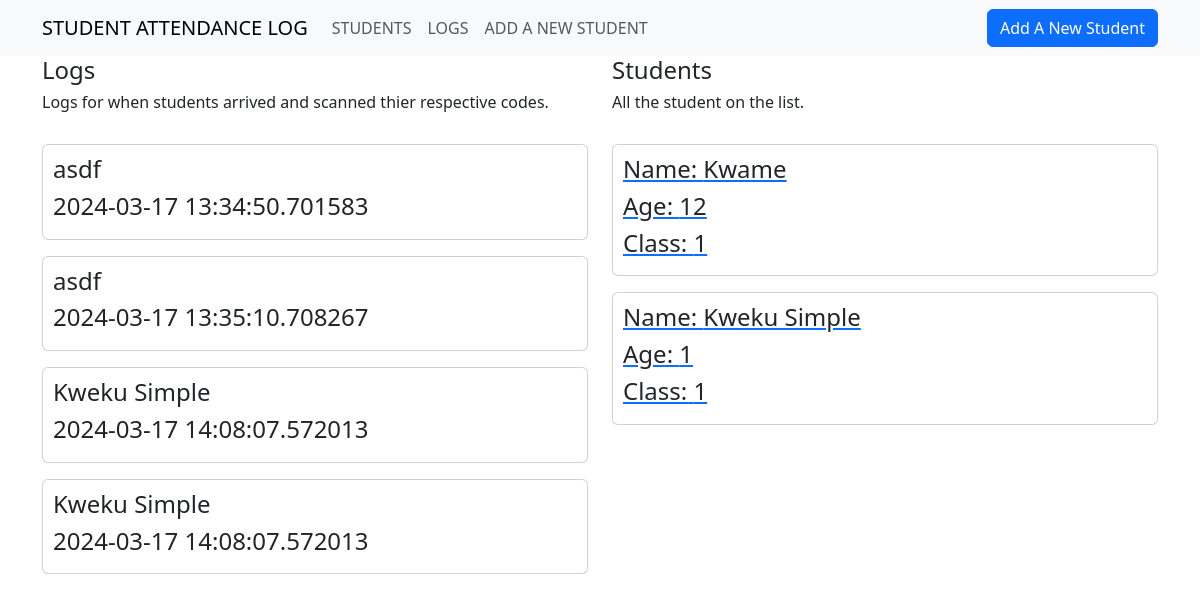
The app's page /, older data.
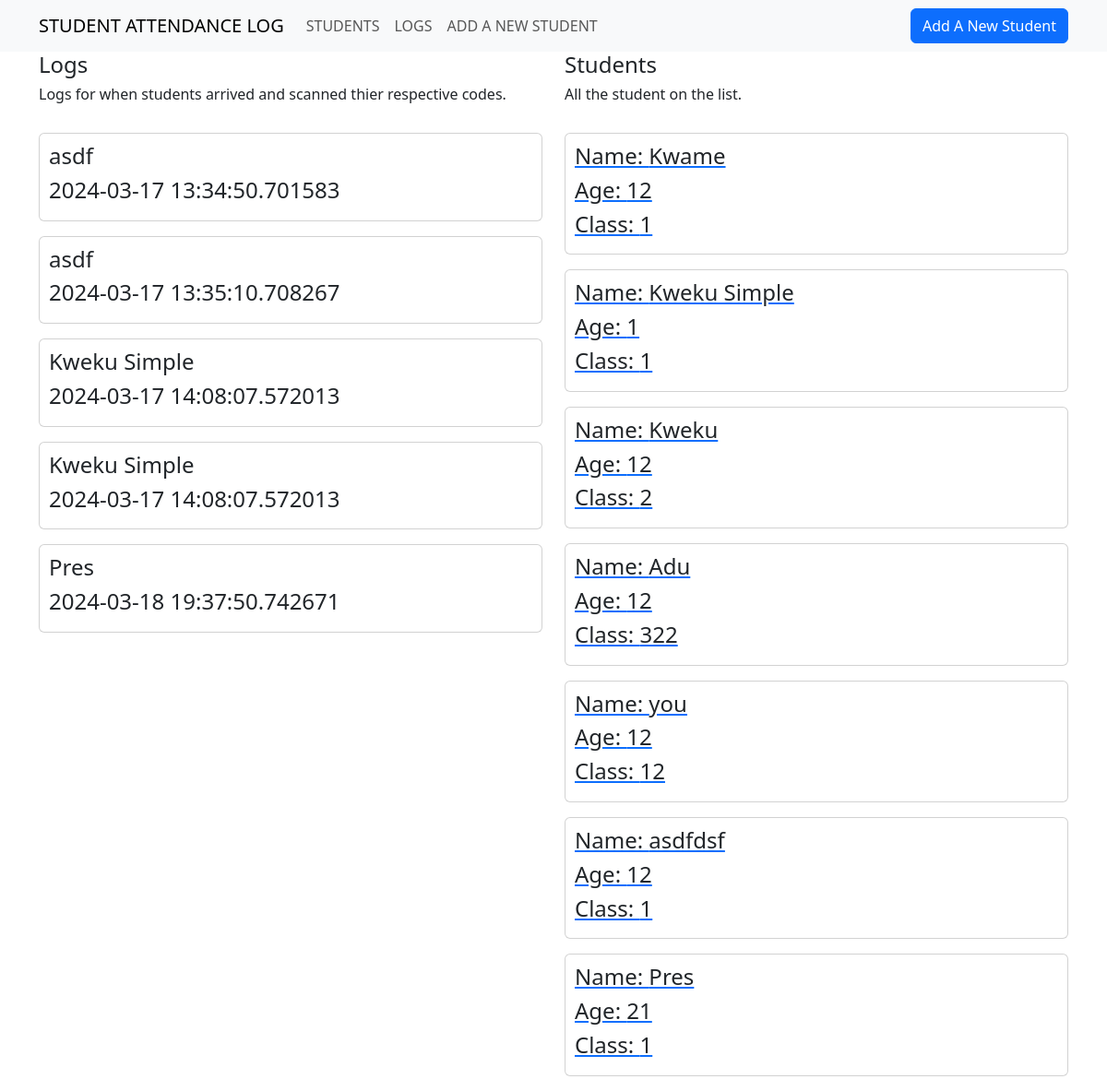
The same page, newer data.
### app.py (models this page shows, shortened)
class Logs(db.Model):
    __tablename__ = 'studentData'
    id = db.Column(db.Integer,
                   primary_key=True)
    name = db.Column(db.String)
    time = db.Column(db.DateTime, default=datetime.datetime.utcnow())
    def __repr__(self):
        return f'<Student {self.id}>'

class StudentData(db.Model):
    __tablename__ = 'students'
    id = db.Column(db.Integer,
                   primary_key=True)
    name = db.Column(db.String)
    age = db.Column(db.String)
    studentclass = db.Column(db.String)

### app.py (the view)
@app.route('/',methods=['GET','POST'])
def home():
    logs = Logs.query.all()
    students = StudentData.query.all()
    print(logs)
    return render_template('index.html', logs=logs, students=students)

### templates/index.html
{% extends "base.html" %}
{% block body %}
        <div class="container">
            <div class="row">
                <div class="col-md-6">
                    <h4>Logs</h4>
                    <h6>Logs for when students arrived and scanned thier respective codes.</h6>
                    <br/>
                    {% for log in logs %}
                        <div class="card mb-3">
                            <h4>{{log.name}}</h4>
                            <h4>{{log.time}}</h4>
                        </div>
                    {% endfor %}
                </div>
                <div class="col-md-6">
                    <h4>Students</h4>
                    <h6>All the student on the list.</h6>
                    <br/>
                    {% for student in students %}
                    <a href="{{url_for('qr', id=student.id)}}">
                        <div class="card mb-3" >
                            <h4>Name: {{student.name}}</h4>
                            <h4>Age: {{student.age}}</h4>
                            <h4>Class: {{student.studentclass}}</h4>
                        </div>
                    </a>
                    {% endfor %}
                    </div>
                </div>
            </div>
            {% endblock %}

### templates/base.html (shortened to what this page needs)
<!doctype html>
<html lang="en">
    <head>
        <link
            href="https://cdn.jsdelivr.net/npm/bootstrap@5.3.2/dist/css/bootstrap.min.css"
            rel="stylesheet"
        />
    </head>
    <body>
        <header>
            <nav
                class="navbar navbar-expand-sm navbar-light bg-light"
            >
                <div class="container">
                    <a class="navbar-brand" href="/">STUDENT ATTENDANCE LOG</a>
                    <div class="collapse navbar-collapse" id="collapsibleNavId">
                        <ul class="navbar-nav me-auto mt-2 mt-lg-0">
                            <li class="nav-item">
                                <a class="nav-link" href="/students" aria-current="page"
                                    >STUDENTS
                                   </a
                                >
                            </li>
                            <li class="nav-item">
                                <a class="nav-link" href="/logs">LOGS</a>
                            </li>
                            <li class="nav-item">
                                <a class="nav-link" href="/new">ADD A NEW STUDENT</a>
                            </li>
                        </ul>
                            <a href="{{url_for('new')}}">
                                <button class="btn btn-primary">
                                    Add A New Student
                                </button>
                            </a>
                    </div>
                </div>
            </nav>
        </header>
        <main>
            {% block body %}
            {% endblock %}
        </main>
    </body>
</html>

### templates/base.html (style rules this page uses)
.card { padding: 10px; }

Row changes from the older to the newer data that the page shows:
added Logs: name "Pres", time "2024-03-18 19:37:50.742671"
added StudentData: name "Kweku", age "12", studentclass "2"
added StudentData: name "Adu", age "12", studentclass "322"
added StudentData: name "you", age "12", studentclass "12"
added StudentData: name "asdfdsf", age "12", studentclass "1"
added StudentData: name "Pres", age "21", studentclass "1"
